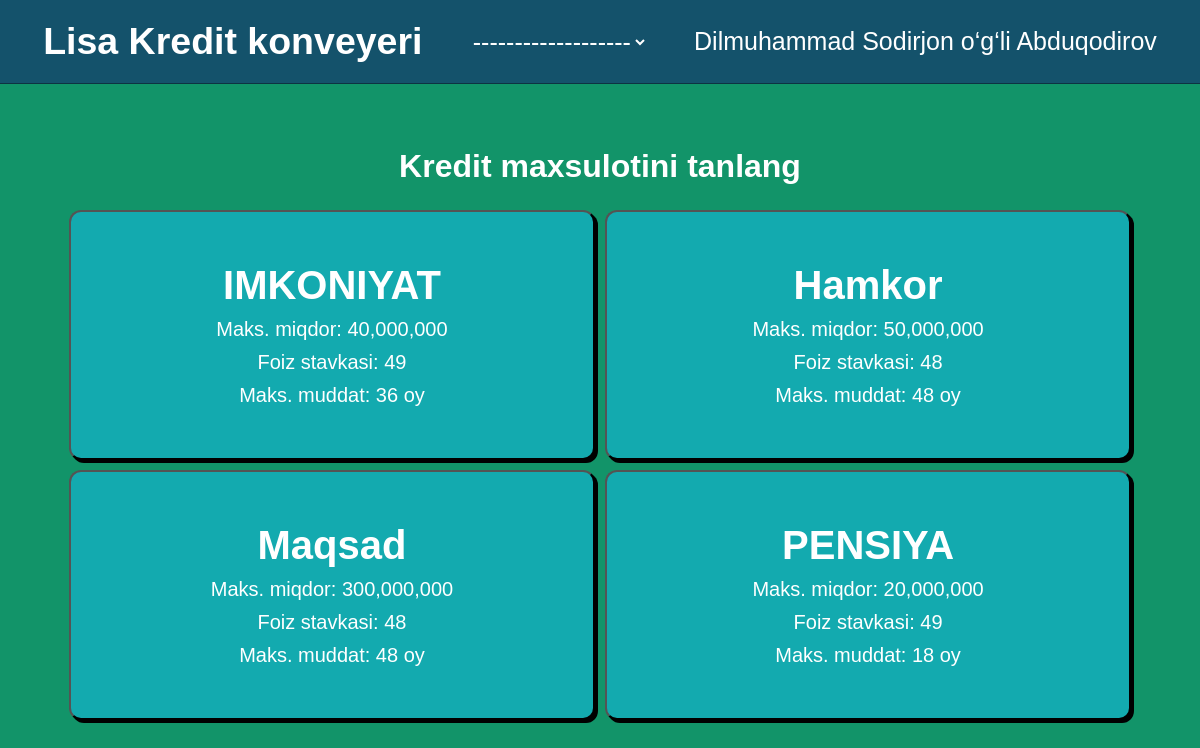
Screenshot of /to-konveyer/ (signed in) with the database file from the repository.
### lisa/models.py (models this page shows, shortened)
class Application(models.Model):
    name = models.CharField(max_length=100)
    limit_amount = models.DecimalField(max_digits=10,decimal_places=0)
    rate = models.IntegerField()
    max_month = models.IntegerField()
    fine = models.IntegerField(default=1)
    created_at = models.DateTimeField(auto_now_add=True)

### lisa/views.py (the view, shortened to what this page needs)
# urls.py: path('to-konveyer/',views.toKonveyer.as_view(),name='to_konveyer'),
class toKonveyer(LoginRequiredMixin,View):
    def get(self,request):
        applications = Application.objects.all()
        return render(request,'application.html',{"applications":applications})

### lisa/templates/application.html (shortened to what this page needs)
{% load static %}
{% load humanize %}
<!DOCTYPE html>
<html lang="en">
<head>
</head>
<body>
    <nav>
        <h1><a href="{% url 'home' %}">Lisa Kredit konveyeri</a></h1>
        <select name="" id=""  onchange="send(this)">
            <option value="/"><a href="">-------------------</a></option>
        </select>
        <a href="">Dilmuhammad Sodirjon o‘g‘li Abduqodirov</a>
    </nav>
    <div class="main">
        <h1 style="margin-bottom: 25px;color: white;">Kredit maxsulotini tanlang</h1>
        <form method="post">
            {% for i in applications %}
            <button class="application" value="{{i.id}}" name="app_btn" type="submit">
                <h1>{{i.name}}</h1>
                <p>Maks. miqdor: {{i.limit_amount|intcomma}}</p>
                <p>Foiz stavkasi: {{i.rate}}</p>
                <p>Maks. muddat: {{i.max_month}} oy</p>
            </button>
            {% endfor %}
        </form>
    </div>
</body>
</html>

### lisa/templates/application.html (style rules this page uses)
:root { --pm-color : rgb(20, 82, 107); --box-bg : rgba(45, 83, 133, 0.418); }
* { margin: 0; padding: 0; font-family: 'Trebuchet MS', 'Lucida Sans Unicode', 'Lucida Grande', 'Lucida Sans', Arial, sans-serif; }
body { background-color: rgb(18, 148, 105); }
nav { display: flex; flex-direction: row; justify-content: space-around; background-color: var(--pm-color); padding: 20px; font-size: 25px; color: white; border-bottom: 1px solid rgb(13, 51, 66); align-items: center; }
a { color: white; text-decoration: none; }
select { background-color: transparent; border: 0; color: white; font-size: 25px; }
option { background-color: transparent; color: black; }
.main { display: flex; flex-direction: column; justify-content: center; align-items: center; height: 500px; color: rgba(255, 255, 255, 0.842); margin-top: 100px; margin-bottom: 100px; }
.application { display: flex; flex-direction: column; justify-content: center; align-items: center; gap: 10px; background-color: rgb(19, 170, 175); box-shadow: 3px 3px 0 0 black; padding: 10px; border-radius: 12px; color: white; flex:1 1 calc(50% - 20px); box-sizing: border-box; height: 250px; font-size: 20px; }
form { display: flex; flex-direction: row; flex-wrap: wrap; gap: 10px; }

### rows the page displays
Application: {{ i.id }} 2 (drawn), name "IMKONIYAT", limit_amount "40,000,000", rate "49", max_month "36"
Application: {{ i.id }} 3 (drawn), name "Hamkor", limit_amount "50,000,000", rate "48", max_month "48"
Application: {{ i.id }} 4 (drawn), name "Maqsad", limit_amount "300,000,000", rate "48", max_month "48"
Application: {{ i.id }} 5 (drawn), name "PENSIYA", limit_amount "20,000,000", rate "49", max_month "18"
